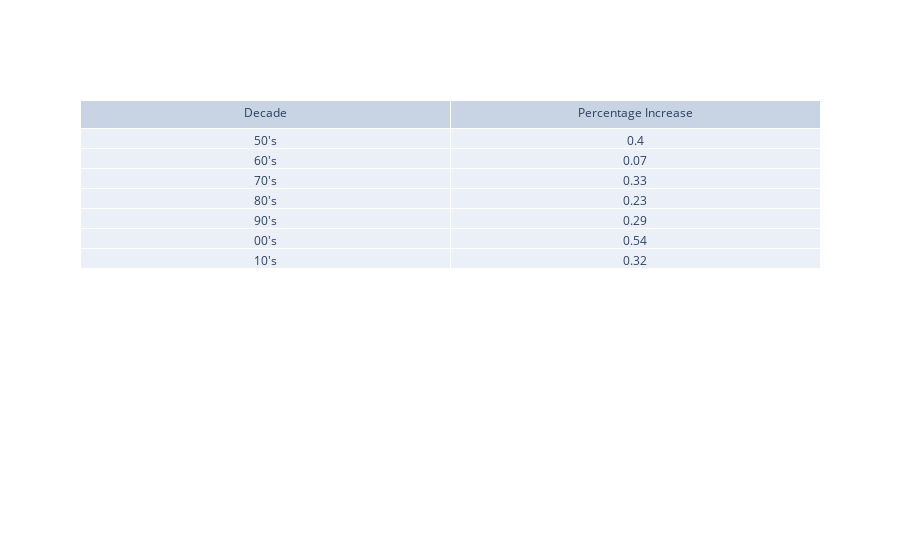

Here is the notebook cell this chart was saved with:
### Markdown cell above
In many countries, women have been underrepresented in the government and different institutions. As shown in the graphs above, this historical tendency still persists, although women's percentage in national parliaments is increasing. In the 50's and 60's, women accounted only for 5% or 6% of parliament members around the world with late 70's showing a grow in participation; almost double figures for certain years. 80's and 90's followed the same upward trend with the proportion of women reaching or exceeding 1% of total. Undoubtly, from early 2000 onwards there was an impressive rise of women in national parliaments with the global average nearly doubling, reaching almost 25% in the recent years.

### Code cell
import plotly.graph_objects as go

# Calculate percentage increase on mean global participation averaged by decade
df_dec_avg = pd.DataFrame(df.groupby(['decade'])['women_perc'].median())
df_dec_avg = df_dec_avg.sort_values('women_perc')
df_dec_avg['perc_change'] = round( df_dec_avg['women_perc'].pct_change(), 2)

fig = go.Figure(data=[go.Table(header=dict(values=['Decade', 'Percentage Increase']),
                 cells=dict(values=[df_dec_avg.index[1:], df_dec_avg['perc_change'].iloc[1:]]))
                     ])
fig.show()

### Figure 1 — Plotly figure (JSON) as saved in the notebook; plotly's stock layout.template omitted (floating-point values rounded to 4 significant figures)
{"data": [{"cells": {"values": [["50's", "60's", "70's", "80's", "90's", "00's", "10's"], [0.4, 0.07, 0.33, 0.23, 0.29, 0.54, 0.32]]}, "header": {"values": ["Decade", "Percentage Increase"]}, "type": "table"}], "layout": {}}
